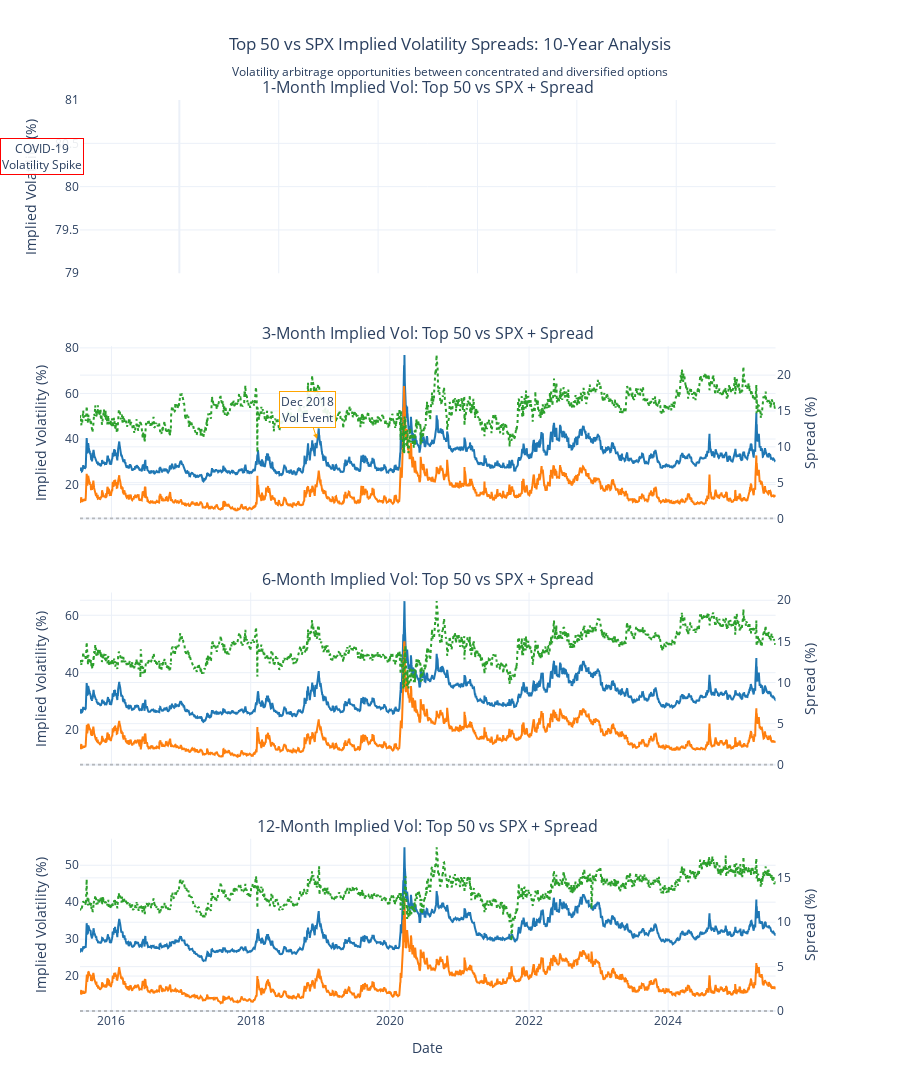

The notebook cell saved with this chart:
### Markdown cell above
#### Visualize 10-Year Implied Volatility Spreads

### Code cell
# Create comprehensive implied volatility spread visualization
fig = make_subplots(
    rows=4, cols=1,
    subplot_titles=[
        '1-Month Implied Vol: Top 50 vs SPX + Spread',
        '3-Month Implied Vol: Top 50 vs SPX + Spread',
        '6-Month Implied Vol: Top 50 vs SPX + Spread',
        '12-Month Implied Vol: Top 50 vs SPX + Spread'
    ],
    vertical_spacing=0.08,
    shared_xaxes=True,
    specs=[[{"secondary_y": True}], [{"secondary_y": True}], [{"secondary_y": True}], [{"secondary_y": True}]]
)

# Colors
top50_color = '#1f77b4'  # Blue
spx_color = '#ff7f0e'    # Orange  
spread_color = '#2ca02c' # Green

tenor_mapping = {
    'implied_vol_1m_atm': (1, '1M'),
    'implied_vol_3m_atm': (2, '3M'),
    'implied_vol_6m_atm': (3, '6M'),
    'implied_vol_12m_atm': (4, '12M')
}

for field, (row_num, tenor_label) in tenor_mapping.items():
    top50_field = f'top50_{field}'
    spread_field = f'spread_{field}'
    
    # Check if data exists for this tenor
    if (top50_field in spread_dataset.columns and 
        field in spread_dataset.columns and 
        spread_field in spread_dataset.columns):
        
        # Filter for valid data
        valid_data = spread_dataset[[
            'date', top50_field, field, spread_field
        ]].dropna()
        
        if len(valid_data) > 0:
            # Plot Top 50 implied vol
            fig.add_trace(
                go.Scatter(
                    x=valid_data['date'],
                    y=valid_data[top50_field],
                    mode='lines',
                    name=f'Top 50 {tenor_label}',
                    line=dict(color=top50_color, width=2),
                    hovertemplate=f'<b>Top 50 {tenor_label}</b><br>Date: %{{x}}<br>Implied Vol: %{{y:.2f}}%<extra></extra>',
                    showlegend=(row_num == 1)
                ),
                row=row_num, col=1, secondary_y=False
            )
            
            # Plot SPX implied vol
            fig.add_trace(
                go.Scatter(
                    x=valid_data['date'],
                    y=valid_data[field],
                    mode='lines',
                    name=f'SPX {tenor_label}',
                    line=dict(color=spx_color, width=2),
                    hovertemplate=f'<b>SPX {tenor_label}</b><br>Date: %{{x}}<br>Implied Vol: %{{y:.2f}}%<extra></extra>',
                    showlegend=(row_num == 1)
                ),
                row=row_num, col=1, secondary_y=False
            )
            
            # Plot spread on secondary y-axis
            fig.add_trace(
                go.Scatter(
                    x=valid_data['date'],
                    y=valid_data[spread_field],
                    mode='lines',
                    name=f'Spread {tenor_label}',
                    line=dict(color=spread_color, width=2, dash='dot'),
                    hovertemplate=f'<b>Spread {tenor_label}</b><br>Date: %{{x}}<br>Top50 - SPX: %{{y:.2f}}%<extra></extra>',
                    showlegend=(row_num == 1)
                ),
                row=row_num, col=1, secondary_y=True
            )
            
            # Add zero line for spread
            fig.add_hline(y=0, line_dash="dot", line_color="gray", opacity=0.5, 
                         row=row_num, col=1, secondary_y=True)

# Add market event annotations
fig.add_annotation(
    x='2020-03-15', y=80,
    text="COVID-19<br>Volatility Spike",
    showarrow=True,
    arrowhead=2,
    arrowcolor="red",
    bgcolor="rgba(255,255,255,0.9)",
    bordercolor="red",
    row=1, col=1
)

fig.add_annotation(
    x='2018-12-15', y=40,
    text="Dec 2018<br>Vol Event",
    showarrow=True,
    arrowhead=2,
    arrowcolor="orange",
    bgcolor="rgba(255,255,255,0.9)",
    bordercolor="orange",
    row=2, col=1
)

# Update layout
fig.update_layout(
    title={
        'text': 'Top 50 vs SPX Implied Volatility Spreads: 10-Year Analysis<br>' +
                '<sub>Volatility arbitrage opportunities between concentrated and diversified options</sub>',
        'x': 0.5,
        'xanchor': 'center'
    },
    height=1200,
    template='plotly_white',
    legend=dict(
        orientation="h",
        yanchor="bottom",
        y=1.02,
        xanchor="center",
        x=0.5
    )
)

# Update y-axis labels
for row_num in range(1, 5):
    fig.update_yaxes(title_text="Implied Volatility (%)", row=row_num, col=1, secondary_y=False)
    fig.update_yaxes(title_text="Spread (%)", row=row_num, col=1, secondary_y=True)

fig.update_xaxes(title_text="Date", row=4, col=1)

fig.show()

### Figure 1 — Plotly figure (JSON) as saved in the notebook; plotly's stock layout.template omitted (floating-point values rounded to 4 significant figures; data arrays with more than 128 entries replaced by an {"elided": "..."} marker saying what was removed)
{"data": [{"hovertemplate": "<b>Top 50 3M</b><br>Date: %{x}<br>Implied Vol: %{y:.2f}%<extra></extra>", "line": {"color": "#1f77b4", "width": 2}, "mode": "lines", "name": "Top 50 3M", "showlegend": false, "type": "scatter", "x": {"elided": "2515 str values"}, "xaxis": "x2", "y": {"elided": "2515 float values"}, "yaxis": "y3"}, {"hovertemplate": "<b>SPX 3M</b><br>Date: %{x}<br>Implied Vol: %{y:.2f}%<extra></extra>", "line": {"color": "#ff7f0e", "width": 2}, "mode": "lines", "name": "SPX 3M", "showlegend": false, "type": "scatter", "x": {"elided": "2515 str values"}, "xaxis": "x2", "y": {"elided": "2515 float values"}, "yaxis": "y3"}, {"hovertemplate": "<b>Spread 3M</b><br>Date: %{x}<br>Top50 - SPX: %{y:.2f}%<extra></extra>", "line": {"color": "#2ca02c", "dash": "dot", "width": 2}, "mode": "lines", "name": "Spread 3M", "showlegend": false, "type": "scatter", "x": {"elided": "2515 str values"}, "xaxis": "x2", "y": {"elided": "2515 float values"}, "yaxis": "y4"}, {"hovertemplate": "<b>Top 50 6M</b><br>Date: %{x}<br>Implied Vol: %{y:.2f}%<extra></extra>", "line": {"color": "#1f77b4", "width": 2}, "mode": "lines", "name": "Top 50 6M", "showlegend": false, "type": "scatter", "x": {"elided": "2515 str values"}, "xaxis": "x3", "y": {"elided": "2515 float values"}, "yaxis": "y5"}, {"hovertemplate": "<b>SPX 6M</b><br>Date: %{x}<br>Implied Vol: %{y:.2f}%<extra></extra>", "line": {"color": "#ff7f0e", "width": 2}, "mode": "lines", "name": "SPX 6M", "showlegend": false, "type": "scatter", "x": {"elided": "2515 str values"}, "xaxis": "x3", "y": {"elided": "2515 float values"}, "yaxis": "y5"}, {"hovertemplate": "<b>Spread 6M</b><br>Date: %{x}<br>Top50 - SPX: %{y:.2f}%<extra></extra>", "line": {"color": "#2ca02c", "dash": "dot", "width": 2}, "mode": "lines", "name": "Spread 6M", "showlegend": false, "type": "scatter", "x": {"elided": "2515 str values"}, "xaxis": "x3", "y": {"elided": "2515 float values"}, "yaxis": "y6"}, {"hovertemplate": "<b>Top 50 12M</b><br>Date: %{x}<br>Implied Vol: %{y:.2f}%<extra></extra>", "line": {"color": "#1f77b4", "width": 2}, "mode": "lines", "name": "Top 50 12M", "showlegend": false, "type": "scatter", "x": {"elided": "2515 str values"}, "xaxis": "x4", "y": {"elided": "2515 float values"}, "yaxis": "y7"}, {"hovertemplate": "<b>SPX 12M</b><br>Date: %{x}<br>Implied Vol: %{y:.2f}%<extra></extra>", "line": {"color": "#ff7f0e", "width": 2}, "mode": "lines", "name": "SPX 12M", "showlegend": false, "type": "scatter", "x": {"elided": "2515 str values"}, "xaxis": "x4", "y": {"elided": "2515 float values"}, "yaxis": "y7"}, {"hovertemplate": "<b>Spread 12M</b><br>Date: %{x}<br>Top50 - SPX: %{y:.2f}%<extra></extra>", "line": {"color": "#2ca02c", "dash": "dot", "width": 2}, "mode": "lines", "name": "Spread 12M", "showlegend": false, "type": "scatter", "x": {"elided": "2515 str values"}, "xaxis": "x4", "y": {"elided": "2515 float values"}, "yaxis": "y8"}], "layout": {"annotations": [{"font": {"size": 16}, "showarrow": false, "text": "1-Month Implied Vol: Top 50 vs SPX + Spread", "x": 0.47, "xanchor": "center", "xref": "paper", "y": 1, "yanchor": "bottom", "yref": "paper"}, {"font": {"size": 16}, "showarrow": false, "text": "3-Month Implied Vol: Top 50 vs SPX + Spread", "x": 0.47, "xanchor": "center", "xref": "paper", "y": 0.73, "yanchor": "bottom", "yref": "paper"}, {"font": {"size": 16}, "showarrow": false, "text": "6-Month Implied Vol: Top 50 vs SPX + Spread", "x": 0.47, "xanchor": "center", "xref": "paper", "y": 0.46, "yanchor": "bottom", "yref": "paper"}, {"font": {"size": 16}, "showarrow": false, "text": "12-Month Implied Vol: Top 50 vs SPX + Spread", "x": 0.47, "xanchor": "center", "xref": "paper", "y": 0.19, "yanchor": "bottom", "yref": "paper"}, {"arrowcolor": "red", "arrowhead": 2, "bgcolor": "rgba(255,255,255,0.9)", "bordercolor": "red", "showarrow": true, "text": "COVID-19<br>Volatility Spike", "x": "2020-03-15", "xref": "x", "y": 80, "yref": "y"}, {"arrowcolor": "orange", "arrowhead": 2, "bgcolor": "rgba(255,255,255,0.9)", "bordercolor": "orange", "showarrow": true, "text": "Dec 2018<br>Vol Event", "x": "2018-12-15", "xref": "x2", "y": 40, "yref": "y3"}], "height": 1200, "legend": {"orientation": "h", "x": 0.5, "xanchor": "center", "y": 1.02, "yanchor": "bottom"}, "shapes": [{"line": {"color": "gray", "dash": "dot"}, "opacity": 0.5, "type": "line", "x0": 0, "x1": 1, "xref": "x2 domain", "y0": 0, "y1": 0, "yref": "y4"}, {"line": {"color": "gray", "dash": "dot"}, "opacity": 0.5, "type": "line", "x0": 0, "x1": 1, "xref": "x3 domain", "y0": 0, "y1": 0, "yref": "y6"}, {"line": {"color": "gray", "dash": "dot"}, "opacity": 0.5, "type": "line", "x0": 0, "x1": 1, "xref": "x4 domain", "y0": 0, "y1": 0, "yref": "y8"}], "title": {"text": "Top 50 vs SPX Implied Volatility Spreads: 10-Year Analysis<br><sub>Volatility arbitrage opportunities between concentrated and diversified options</sub>", "x": 0.5, "xanchor": "center"}, "xaxis": {"anchor": "y", "domain": [0, 0.94], "matches": "x4", "showticklabels": false}, "xaxis2": {"anchor": "y3", "domain": [0, 0.94], "matches": "x4", "showticklabels": false}, "xaxis3": {"anchor": "y5", "domain": [0, 0.94], "matches": "x4", "showticklabels": false}, "xaxis4": {"anchor": "y7", "domain": [0, 0.94], "title": {"text": "Date"}}, "yaxis": {"anchor": "x", "domain": [0.81, 1], "title": {"text": "Implied Volatility (%)"}}, "yaxis2": {"anchor": "x", "overlaying": "y", "side": "right", "title": {"text": "Spread (%)"}}, "yaxis3": {"anchor": "x2", "domain": [0.54, 0.73], "title": {"text": "Implied Volatility (%)"}}, "yaxis4": {"anchor": "x2", "overlaying": "y3", "side": "right", "title": {"text": "Spread (%)"}}, "yaxis5": {"anchor": "x3", "domain": [0.27, 0.46], "title": {"text": "Implied Volatility (%)"}}, "yaxis6": {"anchor": "x3", "overlaying": "y5", "side": "right", "title": {"text": "Spread (%)"}}, "yaxis7": {"anchor": "x4", "domain": [0, 0.19], "title": {"text": "Implied Volatility (%)"}}, "yaxis8": {"anchor": "x4", "overlaying": "y7", "side": "right", "title": {"text": "Spread (%)"}}}}
